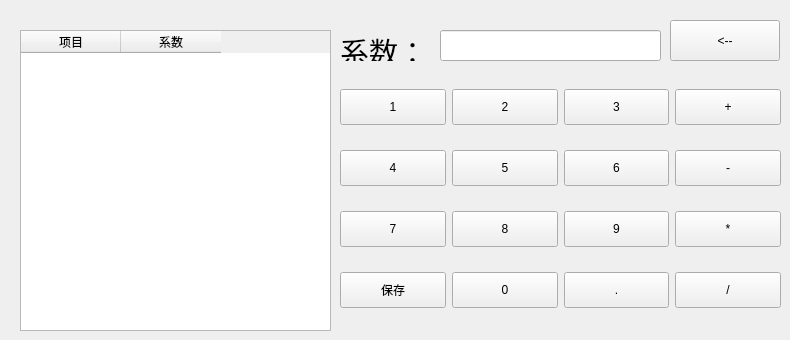
       <widget class="QWidget" name="page_44">
        <widget class="QWidget" name="layoutWidget_8">
         <property name="geometry">
          <rect>
           <x>340</x>
           <y>70</y>
           <width>441</width>
           <height>261</height>
          </rect>
         </property>
         <layout class="QVBoxLayout" name="verticalLayout_19">
          <item>
           <layout class="QHBoxLayout" name="horizontalLayout_35">
            <item>
             <widget class="QPushButton" name="num1Button">
              <property name="minimumSize">
               <size>
                <width>0</width>
                <height>36</height>
               </size>
              </property>
              <property name="text">
               <string notr="true">1</string>
              </property>
             </widget>
            </item>
            <item>
             <widget class="QPushButton" name="num2Button">
              <property name="minimumSize">
               <size>
                <width>0</width>
                <height>36</height>
               </size>
              </property>
              <property name="text">
               <string notr="true">2</string>
              </property>
             </widget>
            </item>
            <item>
             <widget class="QPushButton" name="num3Button">
              <property name="minimumSize">
               <size>
                <width>0</width>
                <height>36</height>
               </size>
              </property>
              <property name="text">
               <string notr="true">3</string>
              </property>
             </widget>
            </item>
            <item>
             <widget class="QPushButton" name="addButton">
              <property name="minimumSize">
               <size>
                <width>0</width>
                <height>36</height>
               </size>
              </property>
              <property name="text">
               <string notr="true">+</string>
              </property>
             </widget>
            </item>
           </layout>
          </item>
          <item>
           <layout class="QHBoxLayout" name="horizontalLayout_36">
            <item>
             <widget class="QPushButton" name="num4Button">
              <property name="minimumSize">
               <size>
                <width>0</width>
                <height>36</height>
               </size>
              </property>
              <property name="text">
               <string notr="true">4</string>
              </property>
             </widget>
            </item>
            <item>
             <widget class="QPushButton" name="num5Button">
              <property name="minimumSize">
               <size>
                <width>0</width>
                <height>36</height>
               </size>
              </property>
              <property name="text">
               <string notr="true">5</string>
              </property>
             </widget>
            </item>
            <item>
             <widget class="QPushButton" name="num6Button">
              <property name="minimumSize">
               <size>
                <width>0</width>
                <height>36</height>
               </size>
              </property>
              <property name="text">
               <string notr="true">6</string>
              </property>
             </widget>
            </item>
            <item>
             <widget class="QPushButton" name="jianButton">
              <property name="minimumSize">
               <size>
                <width>0</width>
                <height>36</height>
               </size>
              </property>
              <property name="text">
               <string notr="true">-</string>
              </property>
             </widget>
            </item>
           </layout>
          </item>
          <item>
           <layout class="QHBoxLayout" name="horizontalLayout_37">
            <item>
             <widget class="QPushButton" name="num7Button">
              <property name="minimumSize">
               <size>
                <width>0</width>
                <height>36</height>
               </size>
              </property>
              <property name="text">
               <string notr="true">7</string>
              </property>
             </widget>
            </item>
            <item>
             <widget class="QPushButton" name="num8Button">
              <property name="minimumSize">
               <size>
                <width>0</width>
                <height>36</height>
               </size>
              </property>
              <property name="text">
               <string notr="true">8</string>
              </property>
             </widget>
            </item>
            <item>
             <widget class="QPushButton" name="num9Button">
              <property name="minimumSize">
               <size>
                <width>0</width>
                <height>36</height>
               </size>
              </property>
              <property name="text">
               <string notr="true">9</string>
              </property>
             </widget>
            </item>
            <item>
             <widget class="QPushButton" name="chengButton">
              <property name="minimumSize">
               <size>
                <width>0</width>
                <height>36</height>
               </size>
              </property>
              <property name="text">
               <string notr="true">*</string>
              </property>
             </widget>
            </item>
           </layout>
          </item>
          <item>
           <layout class="QHBoxLayout" name="horizontalLayout_38">
            <item>
             <widget class="QPushButton" name="savexishuButton">
              <property name="minimumSize">
               <size>
                <width>0</width>
                <height>36</height>
               </size>
              </property>
              <property name="text">
               <string>保存</string>
              </property>
             </widget>
            </item>
            <item>
             <widget class="QPushButton" name="num0Button">
              <property name="minimumSize">
               <size>
                <width>0</width>
                <height>36</height>
               </size>
              </property>
              <property name="text">
               <string notr="true">0</string>
              </property>
             </widget>
            </item>
            <item>
             <widget class="QPushButton" name="dotButton">
              <property name="minimumSize">
               <size>
                <width>0</width>
                <height>36</height>
               </size>
              </property>
              <property name="text">
               <string notr="true">.</string>
              </property>
             </widget>
            </item>
            <item>
             <widget class="QPushButton" name="chuButton">
              <property name="minimumSize">
               <size>
                <width>0</width>
                <height>36</height>
               </size>
              </property>
              <property name="text">
               <string notr="true">/</string>
              </property>
             </widget>
            </item>
           </layout>
          </item>
         </layout>
        </widget>
        <widget class="QLabel" name="label_102">
         <property name="geometry">
          <rect>
           <x>340</x>
           <y>30</y>
           <width>101</width>
           <height>31</height>
          </rect>
         </property>
         <property name="text">
          <string>&lt;html&gt;&lt;head/&gt;&lt;body&gt;&lt;p&gt;&lt;span style=&quot; font-size:22pt;&quot;&gt;系数：&lt;/span&gt;&lt;/p&gt;&lt;/body&gt;&lt;/html&gt;</string>
         </property>
        </widget>
        <widget class="QLineEdit" name="lineEdit_xiangmuxishu">
         <property name="geometry">
          <rect>
           <x>440</x>
           <y>30</y>
           <width>221</width>
           <height>31</height>
          </rect>
         </property>
         <property name="text">
          <string notr="true"/>
         </property>
        </widget>
        <widget class="QTableWidget" name="tableWidget_xishu">
         <property name="geometry">
          <rect>
           <x>20</x>
           <y>30</y>
           <width>311</width>
           <height>301</height>
          </rect>
         </property>
         <column>
          <property name="text">
           <string>   项目   </string>
          </property>
         </column>
         <column>
          <property name="text">
           <string>系数</string>
          </property>
         </column>
        </widget>
        <widget class="QPushButton" name="removeButton">
         <property name="geometry">
          <rect>
           <x>670</x>
           <y>20</y>
           <width>110</width>
           <height>41</height>
          </rect>
         </property>
         <property name="text">
          <string notr="true">&lt;--</string>
         </property>
        </widget>
       </widget>
